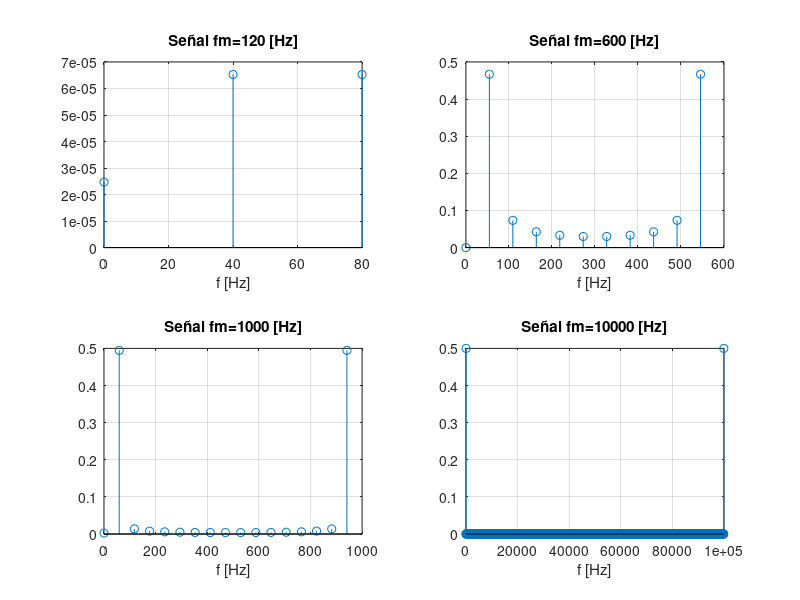

Write the MATLAB code that produced this figure.

function muestreo_fft_dibujo

% se establece la frecuencia de muestreo 
frecsam=[120 600 1000 100000];


% contrucción del eje de tiempo
tiempo.caso1=0:1/frecsam(1):1/60; 
tiempo.caso2=0:1/frecsam(2):1/60;
tiempo.caso3=0:1/frecsam(3):1/60; 
tiempo.caso4=0:1/frecsam(4):1/60;


% construcción de la señal
y.caso1=sin(377*tiempo.caso1); 
y.caso2=sin(377*tiempo.caso2); 
y.caso3=sin(377*tiempo.caso3);
y.caso4=sin(377*tiempo.caso4);


% trasnformada de fourier para los diferentes tiempo de muestreo 
% para fm=120Hz
fourier.caso1 = fft(y.caso1); % algoritmo fft
l_fou.caso1 = length(fourier.caso1); %longitud del vector 
abs_fou.caso1 = 0.5*abs(fourier.caso1) / (l_fou.caso1 / 2); % valor absoluto de la FFT
delta_frec.caso1 = frecsam(1) / l_fou.caso1; %delta de frecuencia 
eje_frec.caso1 = (0:1:l_fou.caso1 - 1)*delta_frec.caso1; %eje de frecuencia

% para fm=600Hz
fourier.caso2 = fft(y.caso2); % algoritmo fft
l_fou.caso2 = length(fourier.caso2); %longitud del vector 
abs_fou.caso2 = 0.5*abs(fourier.caso2) / (l_fou.caso2 / 2); % valor absoluto de la FFT
delta_frec.caso2 = frecsam(2) / l_fou.caso2; %delta de frecuencia 
eje_frec.caso2 = (0:1:l_fou.caso2 - 1)*delta_frec.caso2; %eje de frecuencia

% para fm=1000Hz
fourier.caso3 = fft(y.caso3); % algoritmo fft
l_fou.caso3 = length(fourier.caso3); %longitud del vector 
abs_fou.caso3 = 0.5*abs(fourier.caso3) / (l_fou.caso3 / 2); % valor absoluto de la FFT
delta_frec.caso3 = frecsam(3) / l_fou.caso3; %delta de frecuencia 
eje_frec.caso3 = (0:1:l_fou.caso3 - 1)*delta_frec.caso3; %eje de frecuencia

% para fm=10000Hz
fourier.caso4 = fft(y.caso4); % algoritmo fft
l_fou.caso4 = length(fourier.caso4); %longitud del vector 
abs_fou.caso4 = 0.5*abs(fourier.caso4) / (l_fou.caso4 / 2); % valor absoluto de la FFT
delta_frec.caso4 = frecsam(4) / l_fou.caso4; %delta de frecuencia 
eje_frec.caso4 = (0:1:l_fou.caso4 - 1)*delta_frec.caso4; %eje de frecuencia


% se dibujan los resultados
figure;
subplot(2,2,1); 
stem(eje_frec.caso1, abs_fou.caso1);
grid;
title('Señal fm=120 [Hz]');
xlabel('f [Hz]');

subplot(2,2,3);
stem(eje_frec.caso3, abs_fou.caso3);
grid;
title('Señal fm=1000 [Hz]');
xlabel('f [Hz]');

subplot(2,2,2);
stem(eje_frec.caso2, abs_fou.caso2);
grid;
title('Señal fm=600 [Hz]');
xlabel('f [Hz]');

subplot(2,2,4);
stem(eje_frec.caso4, abs_fou.caso4);
grid;
title('Señal fm=10000 [Hz]');
xlabel('f [Hz]');


